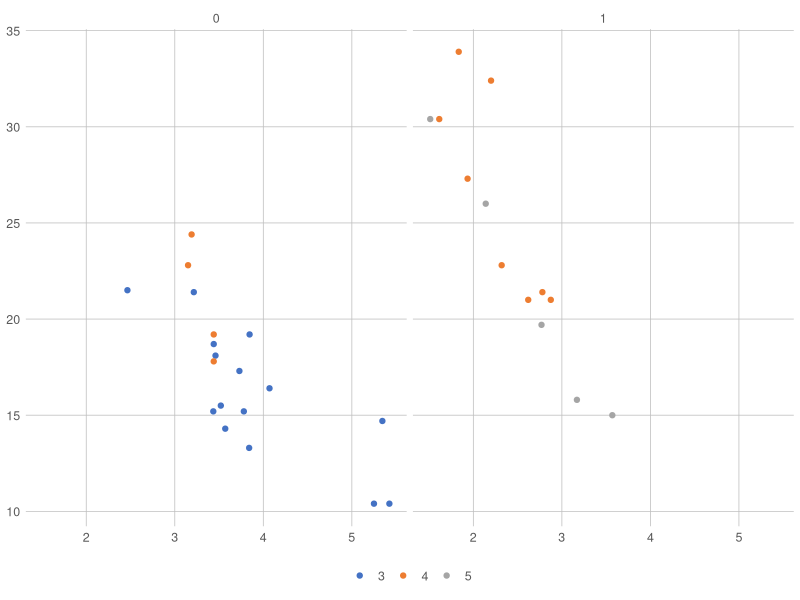

Here is the R script that generated this plot:
library(ggthemes)


### Name: scale_colour_excel_new
### Title: Excel (current versions) color scales
### Aliases: scale_colour_excel_new scale_color_excel_new
###   scale_fill_excel_new

### ** Examples

library("ggplot2")

p <- ggplot(mtcars) +
     geom_point(aes(x = wt, y = mpg, colour = factor(gear))) +
     facet_wrap(~am)
p + theme_excel_new() + scale_colour_excel_new()
